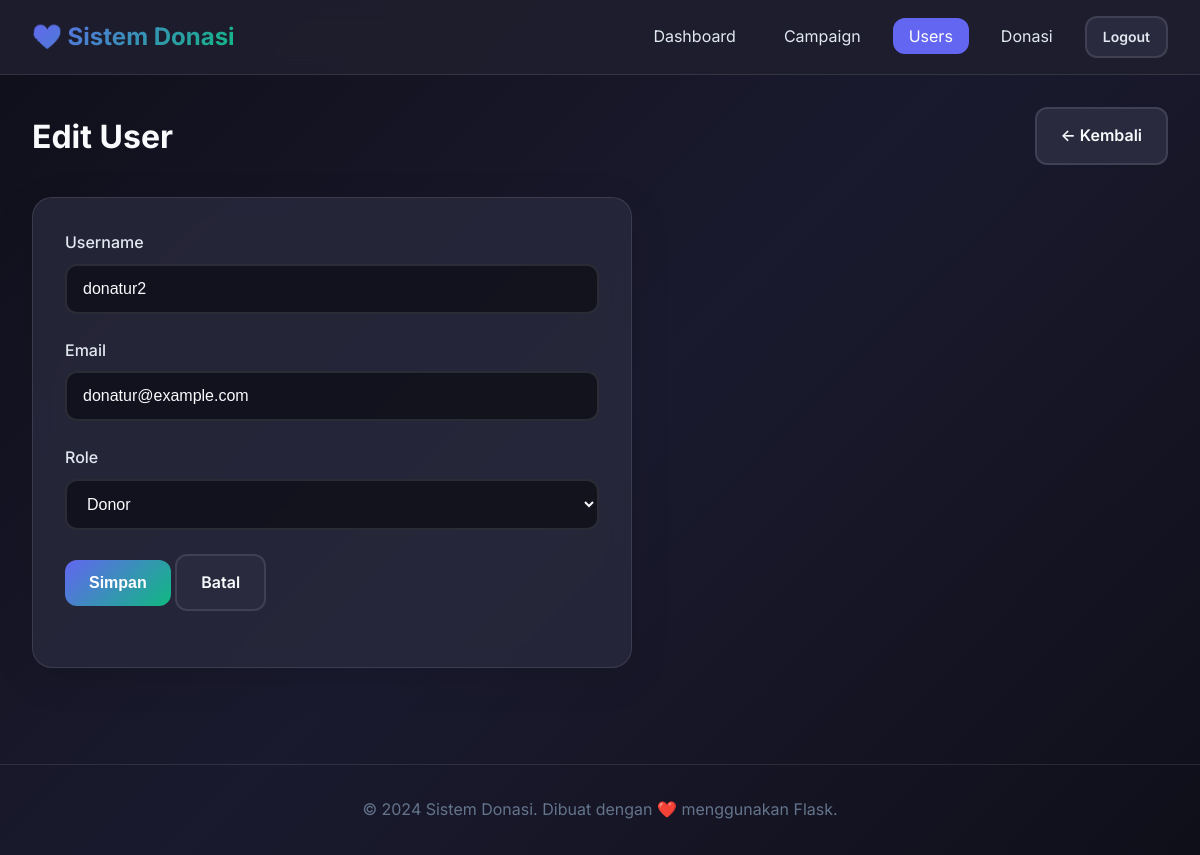
The app's page /admin/users/3/edit (signed in) with its own data.
### app/models.py (models this page shows, shortened)
class User(UserMixin, db.Model):
    id = db.Column(db.Integer, primary_key=True)
    username = db.Column(db.String(80), unique=True, nullable=False)
    email = db.Column(db.String(120), unique=True, nullable=False)
    password_hash = db.Column(db.String(256), nullable=False)
    role = db.Column(db.String(20), default='donor')
    created_at = db.Column(db.DateTime, default=datetime.utcnow)
    donations = db.relationship('Donation', backref='donor', lazy='dynamic', cascade='all, delete-orphan')
    def is_admin(self):
        return self.role == 'admin'

### app/routes/admin.py (the view, shortened to what this page needs)
@admin_bp.route('/users/<int:id>/edit', methods=['GET', 'POST'])
@admin_required
def edit_user(id):
    user = User.query.get_or_404(id)
    form = UserEditForm(obj=user)
    return render_template('admin/user_form.html', title='Edit User', form=form, user=user)

### app/forms.py
class UserEditForm(FlaskForm):
    username = StringField('Username', validators=[DataRequired(), Length(min=3, max=80)])
    email = StringField('Email', validators=[DataRequired(), Email()])
    role = SelectField('Role', choices=[('donor', 'Donor'), ('admin', 'Admin')])
    submit = SubmitField('Simpan')

### app/models.py (called while the page is built)
@login_manager.user_loader
def load_user(id):
    return User.query.get(int(id))

### app/routes/admin.py (called while the page is built)
def admin_required(f):
    @wraps(f)
    @login_required
    def decorated_function(*args, **kwargs):
        if not current_user.is_admin():
            abort(403)
        return f(*args, **kwargs)
    return decorated_function

### app/templates/admin/user_form.html (shortened to what this page needs)
{% extends "base.html" %}
{% block content %}
<div class="page-header">
    <h1 class="page-title">Edit User</h1>
    <a href="{{ url_for('admin.users') }}" class="btn btn-secondary">← Kembali</a>
</div>
<div class="card" style="max-width: 600px;">
    <form method="POST">
        <div class="form-group">
            {{ form.username.label(class="form-label") }}
            {{ form.username(class="form-control") }}
        </div>
        <div class="form-group">
            {{ form.email.label(class="form-label") }}
            {{ form.email(class="form-control") }}
        </div>
        <div class="form-group">
            {{ form.role.label(class="form-label") }}
            {{ form.role(class="form-control") }}
        </div>
        <div class="form-group">
            {{ form.submit(class="btn btn-primary") }}
            <a href="{{ url_for('admin.users') }}" class="btn btn-secondary">Batal</a>
        </div>
    </form>
</div>
{% endblock %}

### app/static/css/style.css (style rules this page uses)
:root { --primary: #6366f1; --primary-dark: #4f46e5; --primary-light: #818cf8; --secondary: #10b981; --danger: #ef4444; --warning: #f59e0b; --info: #3b82f6; --dark: #1e1e2e; --dark-light: #2a2a3e; --light: #f8fafc; --gray: #64748b; --gray-light: #e2e8f0; --gradient: linear-gradient(135deg, var(--primary) 0%, var(--secondary) 100%); --shadow: 0 10px 40px rgba(0, 0, 0, 0.1); --shadow-lg: 0 20px 60px rgba(0, 0, 0, 0.15); --radius: 12px; --radius-lg: 20px; }
* { margin: 0; padding: 0; box-sizing: border-box; }
body { font-family: 'Inter', -apple-system, BlinkMacSystemFont, 'Segoe UI', Roboto, sans-serif; background: linear-gradient(135deg, #0f0f1a 0%, #1a1a2e 50%, #0f0f1a 100%); min-height: 100vh; color: var(--light); line-height: 1.6; }
a { color: var(--primary-light); text-decoration: none; transition: color 0.3s ease; }
.card { background: rgba(42, 42, 62, 0.8); backdrop-filter: blur(10px); border-radius: var(--radius-lg); padding: 2rem; border: 1px solid rgba(255, 255, 255, 0.1); box-shadow: var(--shadow); transition: transform 0.3s ease, box-shadow 0.3s ease; }
.form-group { margin-bottom: 1.5rem; }
.form-label { display: block; margin-bottom: 0.5rem; font-weight: 500; color: var(--gray-light); }
.form-control { width: 100%; padding: 0.875rem 1rem; background: rgba(15, 15, 26, 0.8); border: 2px solid rgba(255, 255, 255, 0.1); border-radius: var(--radius); color: var(--light); font-size: 1rem; transition: all 0.3s ease; }
.form-control::placeholder { color: var(--gray); }
.btn { display: inline-flex; align-items: center; justify-content: center; gap: 0.5rem; padding: 0.875rem 1.5rem; font-size: 1rem; font-weight: 600; border: none; border-radius: var(--radius); cursor: pointer; transition: all 0.3s ease; text-decoration: none; }
.btn-primary { background: var(--gradient); color: white; }
.btn-secondary { background: var(--dark-light); color: var(--light); border: 2px solid rgba(255, 255, 255, 0.1); }
.page-header { display: flex; justify-content: space-between; align-items: center; margin-bottom: 2rem; flex-wrap: wrap; gap: 1rem; }
.page-title { font-size: 2rem; font-weight: 700; }

### records on screen
User: username "donatur2", email "donatur@example.com", role "Donor"
